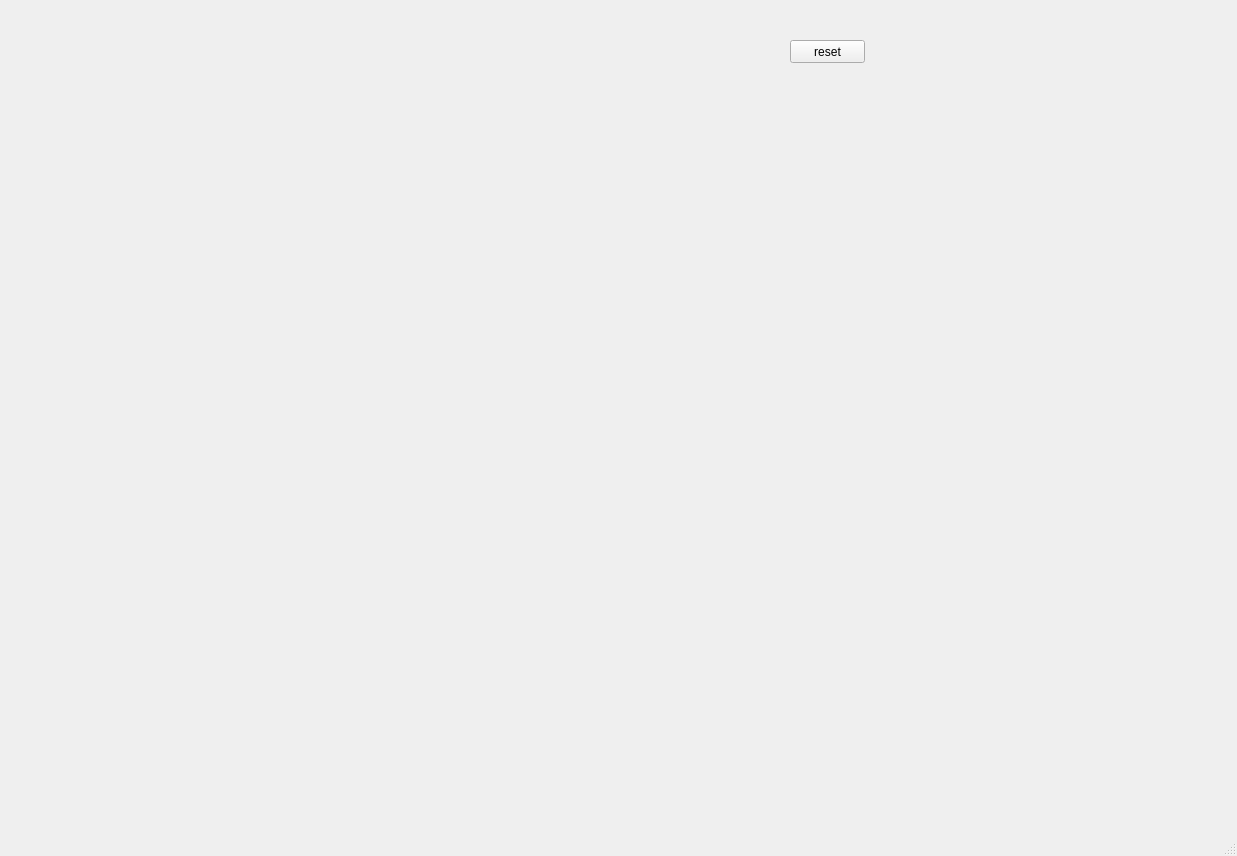
<?xml version="1.0" encoding="UTF-8"?>
<ui version="4.0">
 <class>MainWindow</class>
 <widget class="QMainWindow" name="MainWindow">
  <property name="geometry">
   <rect>
    <x>0</x>
    <y>0</y>
    <width>1237</width>
    <height>856</height>
   </rect>
  </property>
  <property name="windowTitle">
   <string>MainWindow</string>
  </property>
  <property name="iconSize">
   <size>
    <width>40</width>
    <height>40</height>
   </size>
  </property>
  <widget class="QWidget" name="centralwidget">
   <widget class="QPushButton" name="pb">
    <property name="geometry">
     <rect>
      <x>790</x>
      <y>40</y>
      <width>75</width>
      <height>23</height>
     </rect>
    </property>
    <property name="text">
     <string>reset</string>
    </property>
    <property name="iconSize">
     <size>
      <width>40</width>
      <height>40</height>
     </size>
    </property>
    <property name="shortcut">
     <string>Ctrl+S</string>
    </property>
   </widget>
  </widget>
  <widget class="QMenuBar" name="menubar">
   <property name="geometry">
    <rect>
     <x>0</x>
     <y>0</y>
     <width>1237</width>
     <height>21</height>
    </rect>
   </property>
  </widget>
  <widget class="QStatusBar" name="statusbar"/>
 </widget>
 <resources/>
 <connections/>
</ui>
